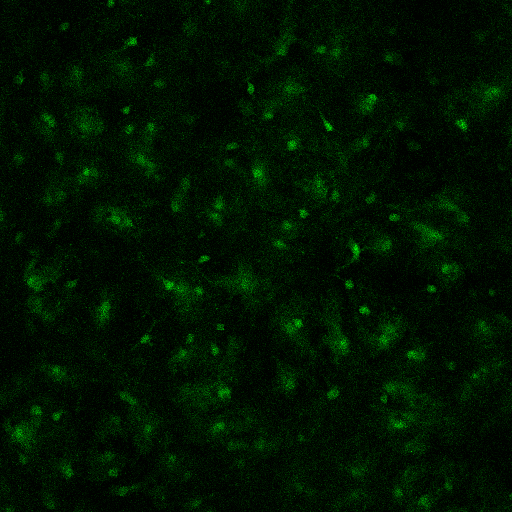
#> input picture tser4_t0000.bmp, 512 x 512 px, found by its file name
$ python testDiplom.py
#> lines starting #> are read from the running program, lines starting #| are printed output that depends on the picture
from turtle import color
from PIL import Image
import numpy as np
####
import matplotlib.pyplot as plt
from matplotlib.backends.backend_pdf import PdfPages
import matplotlib as mpl
import cv2


###tser4_t0003.BMP    https://ru.stackoverflow.com/questions/1145128/Как-преобразовать-jpg-в-массив-numpy

i = Image.open('diplom/imagePage/tser4_t0000.bmp')#.convert('RGB')
#> i is the input picture: PIL image 512x512 P; mean R, G, B 0, 19.6, 0.1
#print(i)
iar = np.asarray(i)
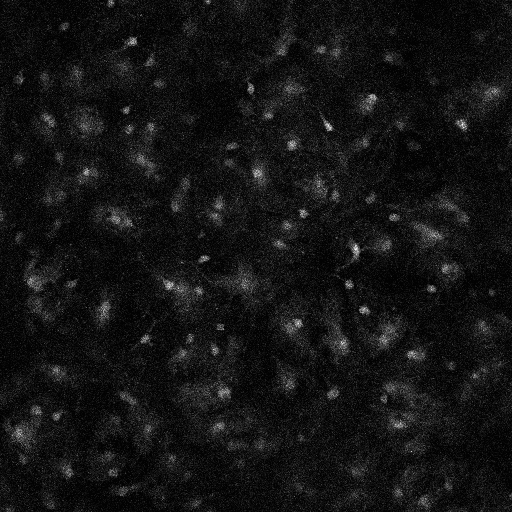
#> iar: shape (512, 512); min 1, max 255, mean 19.6
img = iar.copy()
print(iar[1].shape)
#| (512,)
print(iar.dtype)
#| uint8
cv2.imwrite("filearr2.png", iar)
#print(img)
#img[img < 100 ] = 0
#img[img >= 100 ] = 1
#print(np.shape(iar))
pdf = PdfPages("cletka.pdf")
plt.axis ("off")
plt.imshow(img[35:53,120:139])
pdf.savefig()
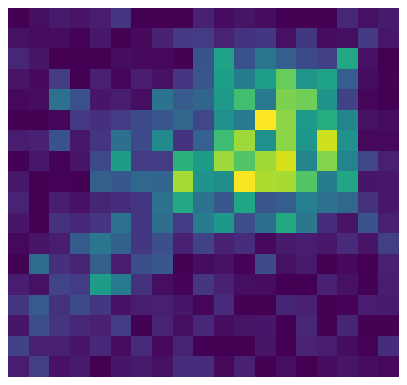
#> figure drawn by matplotlib, 1 panel
pdf.close()
plt.show()

x= np.unique(iar).size
#> x = 219
print(iar.size)
#| 262144
pdf = PdfPages("Figures.pdf")
plt.axis ("off")
b = plt.imshow(img, cmap= 'gray')
pdf.savefig()
pdf.close()
plt.colorbar(b, ticks = [0,1])
plt.show()
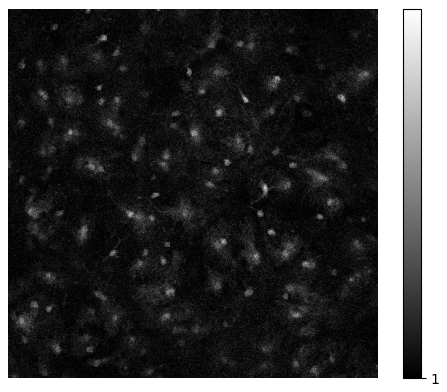
#> figure drawn by matplotlib, 2 panels; palette indices are drawn, not the picture's colours
pdf = PdfPages("Gist2.pdf")
plt.yscale("log")
per = np.percentile(iar, 100)
#> per = 255
#print(per)
plt.axvline(per, color = "black")
plt.semilogy()
z = plt.hist(iar.ravel(),256, [0,256])
plt.xlabel('индекс цвета пикселя в палитре', fontsize=16)
plt.ylabel('частота', fontsize=16)

pdf.savefig()
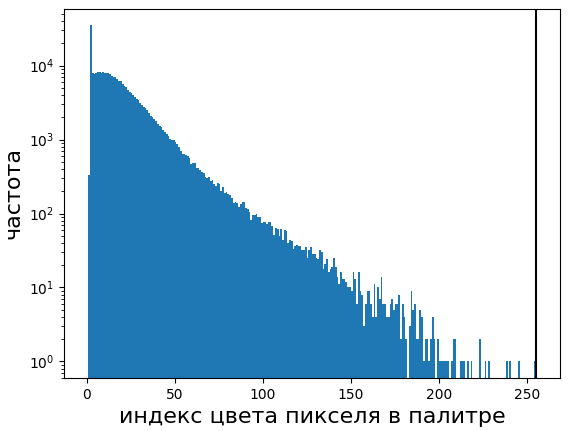
#> figure drawn by matplotlib, 1 panel; tallest bar 35040 high, from x = 2 to 3
pdf.close()
plt.show()
